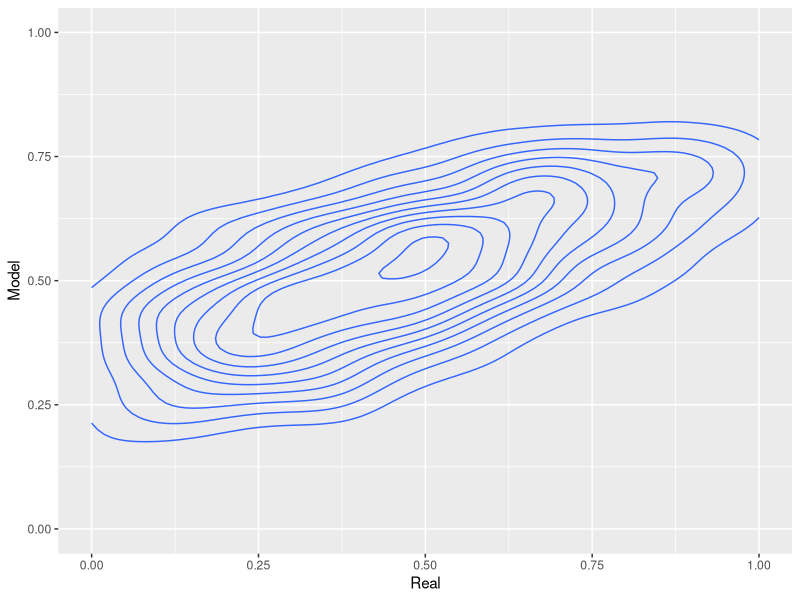

R code for this plot:
library(MASS)
sigma=c(0.45, 0.15, 0.15, 0.09)
dim(sigma)=c(2,2)
data = mvrnorm(n=1000, mu=c(0,0), Sigma=sigma)

library(ggplot2)
plot = ggplot(data.frame(Real = data[,2]+0.43, Model = 1/(1+exp(-data[,1]+0.01))), aes(x=Real, y=Model)) + geom_density2d() + xlim(0,1) + ylim(0,1)



